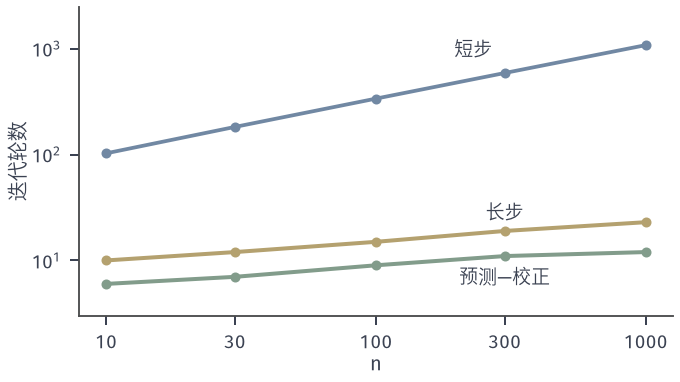

Write the Python code that produced this figure.
from pathlib import Path
import sys
ROOT = next(p for p in Path(__file__).resolve().parents if (p/"build.sh").is_file() and (p/"tex/book.tex").is_file())
sys.path.insert(0, str(ROOT/"figures/05-optimization/01-linear-programming/matplotlib/lpipm-common"))
from ipm_plot import *
OUT = Path(__file__).resolve().parent

# Iterations against size on random dense LPs with a well-centered strictly feasible start.
ns = [10, 30, 100, 300, 1000]
rng = np.random.default_rng(20261109)
S, LO, PC, THEORY = [], [], [], []
for n in ns:
    m = n // 2; A = rng.standard_normal((m, n)); x = np.ones(n); s = np.ones(n); y = rng.standard_normal(m)
    b = A @ x; c = A.T @ y + s; eps = 1e-6 * n
    S.append(len(short_step(A, b, c, x, y, s, eps=eps)) - 1)
    LO.append(len(long_step(A, b, c, x, y, s, sigma=.1, gamma=1e-3, eps=eps)) - 1)
    PC.append(len(predictor_corrector(A, b, c, x, y, s, eta=.99, tol=eps)) - 1)
    THEORY.append(int(np.ceil(2.5 * np.sqrt(n) * np.log(n / eps))))
fig, ax = figure(width_mm=96, height_mm=54)
ax.loglog(ns, S, color=BLUE, lw=1.5, marker='o', ms=3)
ax.loglog(ns, LO, color=YELLOW, lw=1.6, marker='o', ms=3)
ax.loglog(ns, PC, color=GREEN, lw=1.6, marker='o', ms=3)
ax.text(ns[3] * .9, S[3] * 1.45, '短步', fontsize=7.5, ha='right'); ax.text(ns[3], LO[3] * 1.3, '长步', fontsize=7.5, ha='center'); ax.text(ns[3], PC[3] * .55, '预测—校正', fontsize=7.5, ha='center')
ax.set_xlabel('$n$', labelpad=1); ax.set_ylabel('迭代轮数', labelpad=1)
ax.set_xticks(ns); ax.set_xticklabels([str(k) for k in ns]); ax.minorticks_off()
ax.set_ylim(3, 2500)
save(fig, OUT, 'figure', {'n': ns, 'short': S, 'long': LO, 'predictor_corrector': PC, 'short_bound': THEORY, 'seed': 20261109})
print(ns, S, LO, PC, THEORY)
